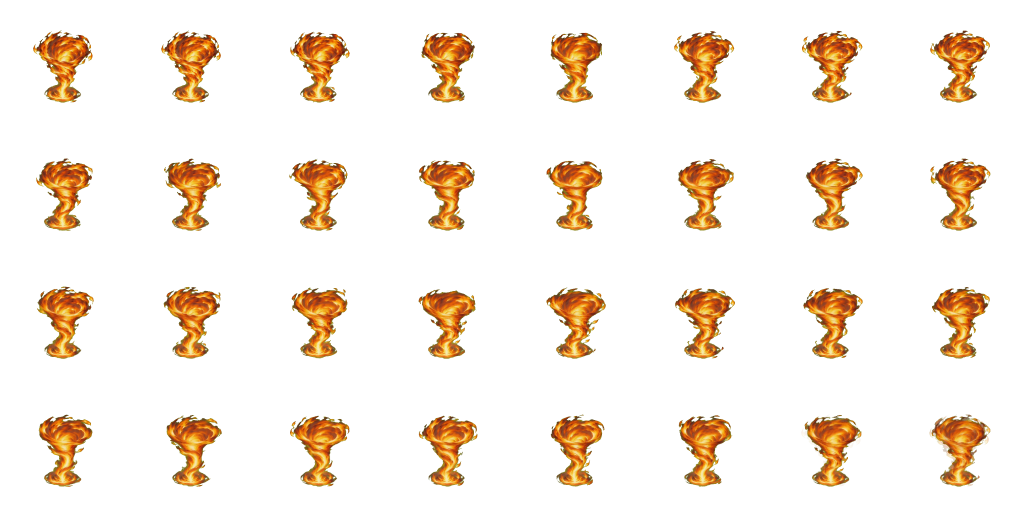
#> input picture published/2026-09-16/assets/vfx/cyclone-new-0.png, 3072 x 1536 px, given in place of sunfall-impact-source.png, which was not available (shown at 1/3 size); the run also reads 1 picture not shown here
$ python pack-sunfall.py
#> lines starting #> are read from the running program, lines starting #| are printed output that depends on the picture; pictures that were not available may be replaced by others from this repository, and a replacement may not be noted
"""High resolution source preparation. Flight and smoke animate in the game shader, not in an atlas."""
from pathlib import Path
import numpy as np
from PIL import Image
from scipy.ndimage import zoom,map_coordinates,gaussian_filter,uniform_filter
ROOT=Path('public/assets/vfx');S=512

def keyed(path):
 raw=np.asarray(Image.open(path).convert('RGB'),dtype=np.float32)/255
 green=np.maximum(0,raw[:,:,1]-np.maximum(raw[:,:,0],raw[:,:,2]));a=1-np.clip((green-.015)/.10,0,1)
 raw[:,:,1]=np.minimum(raw[:,:,1],np.maximum(raw[:,:,0],raw[:,:,2]))
 return np.dstack([raw*a[:,:,None],a])

def save(rgba,path):
 a=np.clip(rgba[:,:,3:4],0,1);rgb=np.clip(rgba[:,:,:3]/np.maximum(a,.001),0,1)
 Image.fromarray(np.uint8(np.dstack([rgb,a])*255)).save(path)

def fit_canvas(im,w,h,scale,cx,cy,anchor):
 out=np.zeros((h,w,4),np.float32);im=zoom(im,(scale,scale,1),order=1)
 ox=int(w*anchor[0]-cx*scale);oy=int(h*anchor[1]-cy*scale)
 x0=max(0,ox);x1=min(w,ox+im.shape[1]);y0=max(0,oy);y1=min(h,oy+im.shape[0])
 out[y0:y1,x0:x1]=im[y0-oy:y1-oy,x0-ox:x1-ox];return out

source=keyed(ROOT/'sunfall-impact-source.png');ch,cw=source.shape[0]//2,source.shape[1]//2
#> after `ch, cw = (source.shape[0] // 2, source.shape[1] // 2)`: ch = 768; cw = 1536
poses=[]
for i,width in enumerate([.42,.82,.94,.87]):
 im=source[i//2*ch:(i//2+1)*ch,i%2*cw:(i%2+1)*cw];ys,xs=np.where(im[:,:,3]>.1)
 # Center the impact and hold the ground anchor while its outline changes.
 left,right,top,bottom=xs.min(),xs.max(),ys.min(),ys.max();scale=width*S/(right-left+1)
 poses.append(fit_canvas(im,S,S,scale,(left+right)/2,bottom,(.5,.83)))
#> this loop made 4 passes
#> (scale, ox in fit_canvas, oy in fit_canvas, x0 in fit_canvas, x1 in fit_canvas, y0 in fit_canvas) on passes 1 to 4: (0.14, 148, 317, 148, 363, 317), (0.273, 46, 215, 46, 466, 215), (0.313, 15, 184, 15, 496, 184), (0.29, 33, 202, 33, 478, 202)
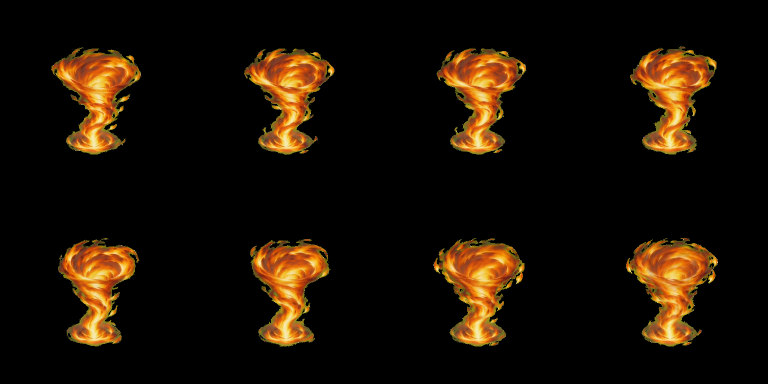
#> im: shape (768, 1536, 4) float32 (shown at 1/2 size); mean of channels 0, 1, 2, 3 0.107, 0.0646, 0.0186, 1; transparent parts drawn white
#> after the loop, poses = 4 items
def warp(im,u,v):
 y,x=np.mgrid[:im.shape[0],:im.shape[1]];return np.stack([map_coordinates(im[:,:,c],[y+v,x+u],order=1,mode='constant') for c in range(im.shape[2])],axis=2)
def flow(a,b):
 ag=a[:,:,3]*.45+a[:,:,:3].mean(axis=2)*.55;bg=b[:,:,3]*.45+b[:,:,:3].mean(axis=2)*.55;u=v=None
 for scale in [.125,.25,.5,1.]:
  aa=zoom(ag,scale,order=1);bb=zoom(bg,scale,order=1);h,w=aa.shape
  if u is None:u=np.zeros((h,w));v=u.copy()
  else:u=zoom(u,2,order=1)*2;v=zoom(v,2,order=1)*2
  y,x=np.mgrid[:h,:w]
  for k in range(8):
   bw=map_coordinates(bb,[y+v,x+u],order=1,mode='constant');gy,gx=np.gradient((aa+bw)*.5);err=bw-aa
   xx=uniform_filter(gx*gx,7)+.00008;yy=uniform_filter(gy*gy,7)+.00008;xy=uniform_filter(gx*gy,7);xt=uniform_filter(gx*err,7);yt=uniform_filter(gy*err,7);det=xx*yy-xy*xy
   u+=gaussian_filter(np.clip((xy*yt-yy*xt)/det,-2,2),1);v+=gaussian_filter(np.clip((xy*xt-xx*yt)/det,-2,2),1)
 return u,v
flows=[(flow(a,b),flow(b,a)) for a,b in zip(poses,poses[1:])]
#> after the loop in flow (call 5), `for scale in [.125,.25,.5,1.]:`:
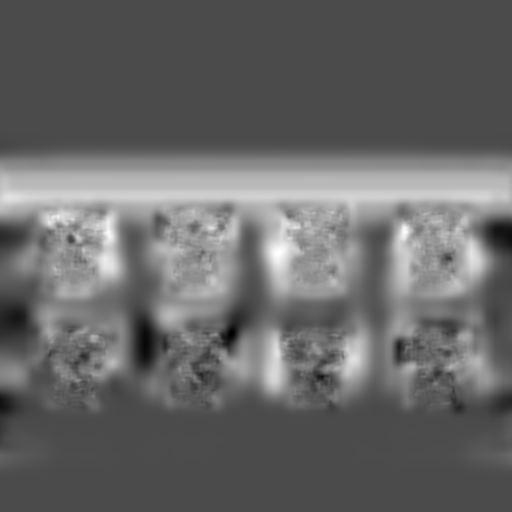
#> v: shape (512, 512) float64; min -12.32, max 29.43, mean 4.7; drawn with min black and max white
#> after the loop in flow (call 6), `for scale in [.125,.25,.5,1.]:`:
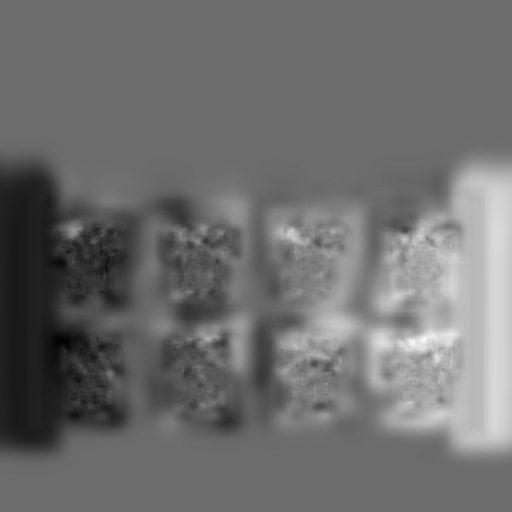
#> u: shape (512, 512) float64; min -25.29, max 34.34, mean 0.4; drawn with min black and max white
#> after the loop in flow (call 6), `for scale in [.125,.25,.5,1.]:`:
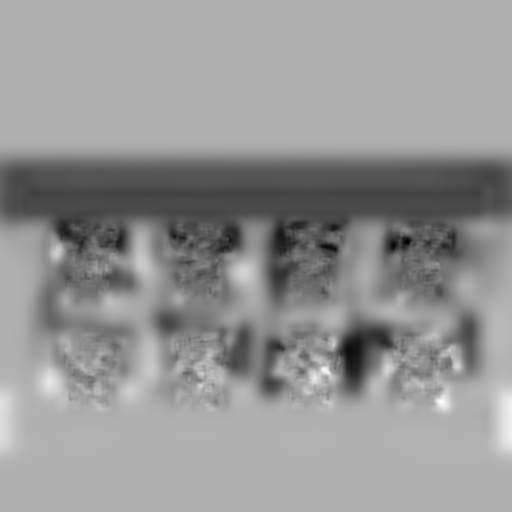
#> v: shape (512, 512) float64; min -30.54, max 13.61, mean -4.5; drawn with min black and max white
#> flows = 3 items
times=[0,.18,.52,.68];atlas=Image.new('RGBA',(S*6,S*4))
#> after `atlas = Image.new('RGBA', (S * 6, S * 4))`: atlas: PIL image 3072x2048 RGBA; every value is 0
for i in range(24):
 t=i*.72/23;j=min(2,max(0,next((k-1 for k,x in enumerate(times) if x>t),2)));f=np.clip((t-times[j])/(times[j+1]-times[j]),0,1)
 (u,v),(ub,vb)=flows[j];a=warp(poses[j],-u*f*.28,-v*f*.28);b=warp(poses[j+1],-ub*(1-f)*.28,-vb*(1-f)*.28);out=a*(1-f)+b*f
 # Preserve dense flame volume through transitions; avoid transparent double-exposure.
 alpha=out[:,:,3:4].copy();dense=np.minimum(1,alpha*1.65);out[:,:,:3]*=dense/np.maximum(alpha,.001);out[:,:,3:4]=dense
 if t>.64:out*=max(0,(.74-t)/.10)
 a=np.clip(out[:,:,3:4],0,1);rgb=np.clip(out[:,:,:3]/np.maximum(a,.001),0,1);atlas.paste(Image.fromarray(np.uint8(np.dstack([rgb,a])*255)),(i%6*S,i//6*S))
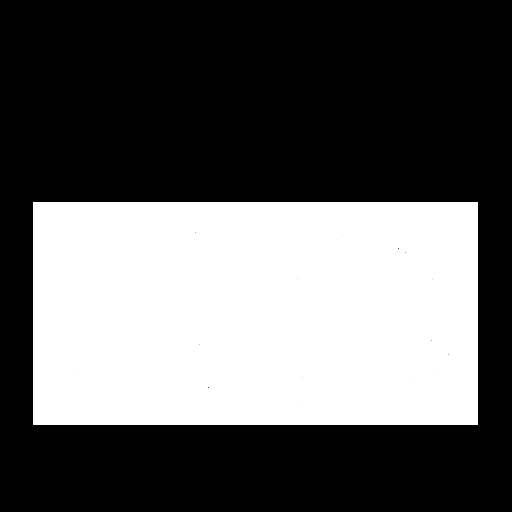
#> a: shape (512, 512, 1) float32; min 0, max 0.2, mean 0.0757; drawn with min black and max white
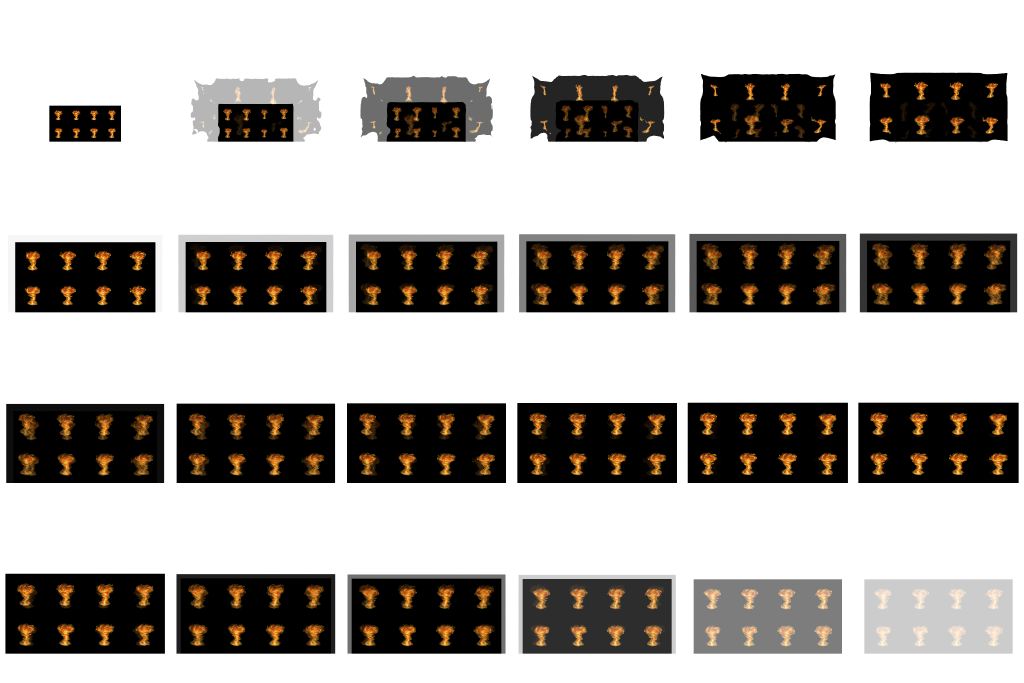
#> atlas: PIL image 3072x2048 RGBA (shown at 1/3 size); mean R, G, B, A 8.8, 5.3, 1.5, 85.4; transparent parts drawn white
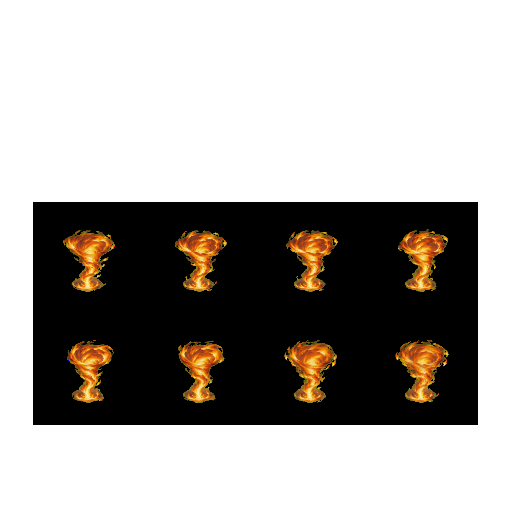
#> out: shape (512, 512, 4) float32; mean of channels 0, 1, 2, 3 0.00807, 0.00488, 0.00141, 0.0757; transparent parts drawn white
atlas.save(ROOT/'sunfall-impact-hd.png')
flight=keyed(ROOT/'sunfall-flight-source.png');hot=(flight[:,:,0]>.85)&(flight[:,:,1]>.72)&(flight[:,:,2]>.35)
row=int(np.argmax(hot.sum(axis=1)));ys,xs=np.where(hot & (np.abs(np.arange(hot.shape[0])[:,None]-row)<125));cx=float(xs.mean());cy=float(ys.mean())
#> after `row = int(np.argmax(hot.sum(axis=1)))`: row = 295
#> after `ys, xs = np.where(hot & (np.abs(np.arange(hot.shape[0])[:, None] - row`: ys = 8086 values from 171 to 301; xs = 8086 values, max 2938 at index 6066, min 150 at index 0, mean 1570.1
#> after `cx = float(xs.mean())`: cx = 1570.1
#> after `cy = float(ys.mean())`: cy = 248.9
# Keep the large bright core fixed at the renderer's anchor, allowing a long tail above.
cx,cy=512.,1030.;scale=.65
flight=fit_canvas(flight,768,1024,scale,cx,cy,(.5,.72));save(flight,ROOT/'sunfall-flight-hd.png')
sm=keyed(ROOT/'sunfall-smoke-bank.png');ys,xs=np.where(sm[:,:,3]>.1);sm=sm[ys.min():ys.max()+1,xs.min():xs.max()+1]
# Source ellipse nearly fills 1024x512, preserving painted detail.
sm=zoom(sm,(.84*512/sm.shape[0],.96*1024/sm.shape[1],1),order=1);out=np.zeros((512,1024,4),np.float32);oy=(512-sm.shape[0])//2;ox=(1024-sm.shape[1])//2;out[oy:oy+sm.shape[0],ox:ox+sm.shape[1]]=sm
#> after `oy = (512 - sm.shape[0]) // 2`: oy = 41
#> after `ox = (1024 - sm.shape[1]) // 2`: ox = 20
save(out,ROOT/'sunfall-smoke-hd.png')
print('Prepared 24 x 512px impact frames, continuous 768x1024 flight and 1024x512 smoke. GPU textures total 29 MiB.')
